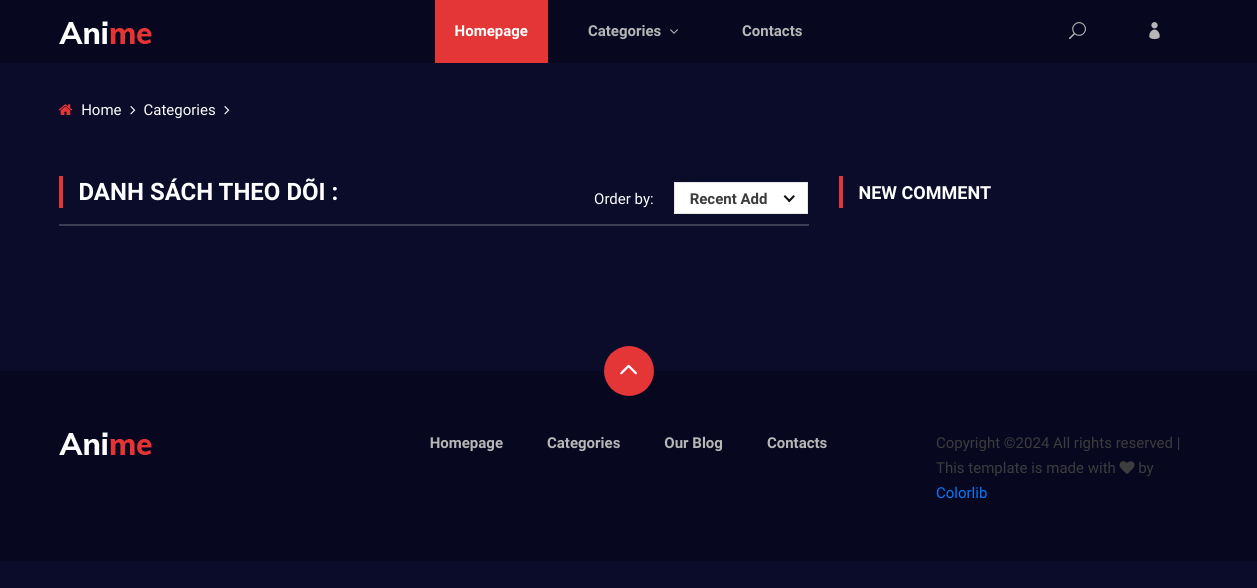
Before: /follow-list.php with the older database file.
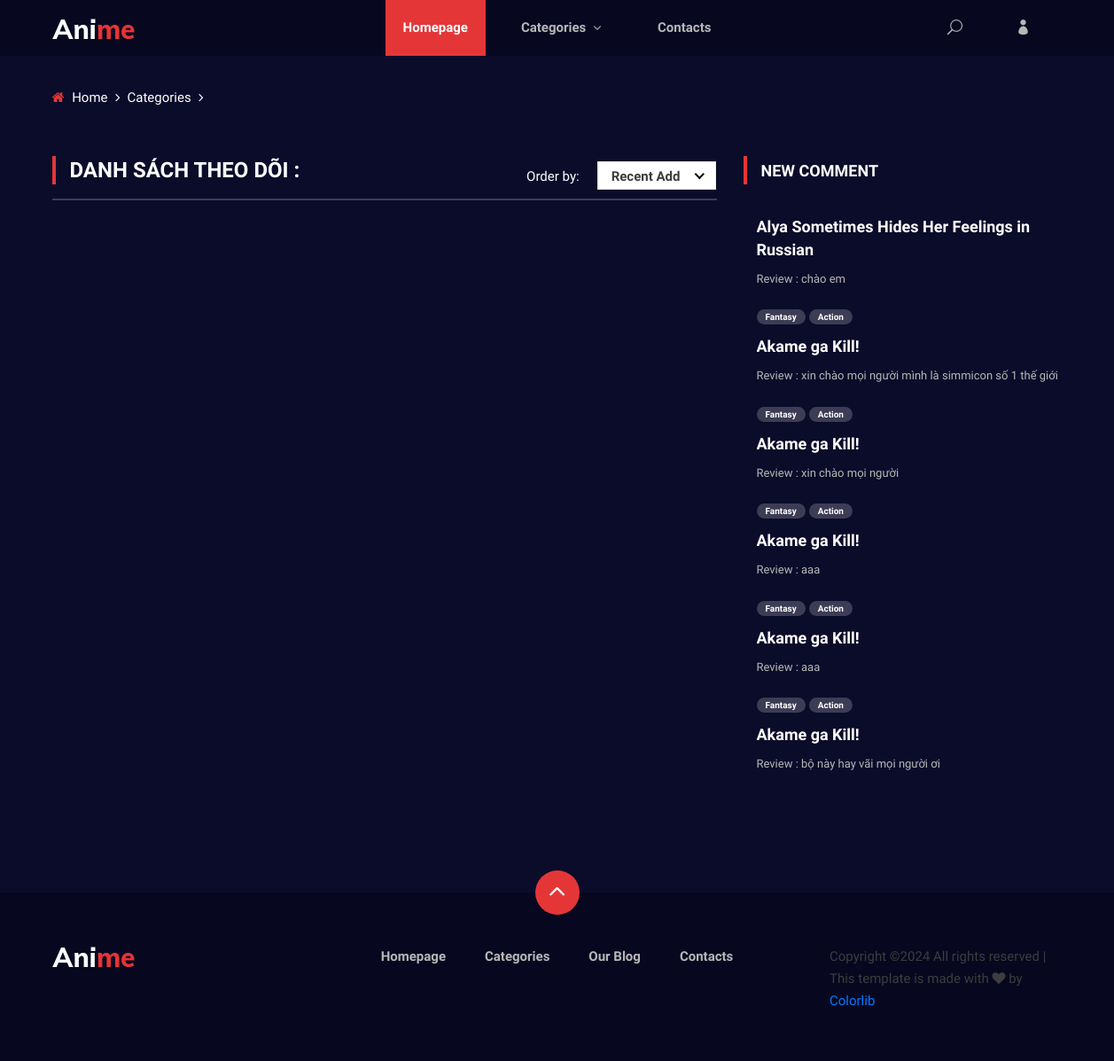
After: the same page with the newer database file.
### tables this page shows
CREATE TABLE `comment` (
  `id_comment` int(11) NOT NULL,
  `id_user` int(11) NOT NULL,
  `comment` text NOT NULL,
  `id_anime` int(11) NOT NULL,
  `created_at` datetime NOT NULL DEFAULT current_timestamp()
);

CREATE TABLE `anime` (
  `id` int(11) NOT NULL,
  `name` text NOT NULL,
  `author` text NOT NULL,
  `studio` text NOT NULL,
  `descrip` text NOT NULL,
  `thumbnail` text NOT NULL,
  `so_tap` varchar(5) NOT NULL DEFAULT '?'
);

CREATE TABLE `tag` (
  `name_tag` text NOT NULL,
  `id_tag` int(11) NOT NULL
);

### header.php (called while the page is built, shortened)
<?php
require "models/anime.php";
require "models/anime_tag.php";
require "models/users.php";
require "models/review.php";
$animetag = new AnimeTag;
$comment = new Comment;
?>

### models/review.php (called while the page is built, shortened)
<?php
class Comment extends Db
{
    public function getAnimeByNewComment()
    {
        $sql = self::$connection->prepare("SELECT * FROM comment , anime WHERE anime.id = comment.id_anime  ORDER BY `comment`.`created_at` DESC;");
        $sql->execute();
        $comments = $sql->get_result()->fetch_all(MYSQLI_ASSOC);
        return $comments;
    }
}

### models/anime_tag.php (called while the page is built, shortened)
<?php
class AnimeTag extends Db
{
    public function getTag($idAnime)
    {
        $sql = self::$connection->prepare("SELECT tag.name_tag FROM anime_tag , tag WHERE id_anime = ? AND anime_tag.id_tag = tag.id_tag;");
        $sql->bind_param("i",$idAnime);
        $sql->execute();
        $items = $sql->get_result()->fetch_all(MYSQLI_ASSOC);
        return $items;
    }
}

### follow-list.php (the view, shortened to what the changed rows need)
<!DOCTYPE html>
<html lang="zxx">
<head>
    <link rel="stylesheet" href="css/bootstrap.min.css" type="text/css">
    <link rel="stylesheet" href="css/font-awesome.min.css" type="text/css">
    <link rel="stylesheet" href="css/elegant-icons.css" type="text/css">
    <link rel="stylesheet" href="css/plyr.css" type="text/css">
    <link rel="stylesheet" href="css/nice-select.css" type="text/css">
    <link rel="stylesheet" href="css/owl.carousel.min.css" type="text/css">
    <link rel="stylesheet" href="css/slicknav.min.css" type="text/css">
    <link rel="stylesheet" href="css/style.css" type="text/css">
</head>
<body>
    <?php
    include 'header.php';
    ?>
    <section class="product-page spad">
        <div class="container">
            <div class="row">
                <div class="col-lg-4 col-md-6 col-sm-8">
                    <div class="product__sidebar">
                        <div class="product__sidebar__comment">
                            <?php
                            $listAnimeNewComment = $comment->getAnimeByNewComment();
                            foreach ($listAnimeNewComment as $keyAnime => $valueAnime):
                            ?>
                                <div class="product__sidebar__comment__item">
                                    <div class="product__sidebar__comment__item__text">
                                        <ul>
                                            <?php foreach ($animetag->getTag($valueAnime['id']) as $keyAnimeTag => $valueAnimeTag): ?>
                                                <li><?php echo $valueAnimeTag['name_tag']; ?></li>
                                            <?php endforeach; ?>
                                        </ul>
                                        <h5><a href="anime-details.php?id=<?php echo $valueAnime['id']; ?>"><?php echo $valueAnime['name']; ?></a></h5>
                                        <span>Review : <?php echo $valueAnime['comment']; ?></span>
                                    </div>
                                </div>
                            <?php endforeach; ?>
                        </div>
                    </div>
                </div>
            </div>
        </div>
    </section>
</body>
</html>

Changed rows visible on the page:
added comment: id_anime.name "Alya Sometimes Hides Her Feelings in Russian", comment "chào em"
added comment: id_anime.name "Akame ga Kill!", comment "xin chào mọi người mình là simmicon số 1 thế giới"
now on this page (row unchanged): tag: name_tag "Fantasy"
now on this page (row unchanged): tag: name_tag "Action"
added comment: id_anime.name "Akame ga Kill!", comment "xin chào mọi người"
added comment: id_anime.name "Akame ga Kill!", comment "aaa"
added comment: id_anime.name "Akame ga Kill!", comment "aaa"
added comment: id_anime.name "Akame ga Kill!", comment "bộ này hay vãi mọi người ơi"
